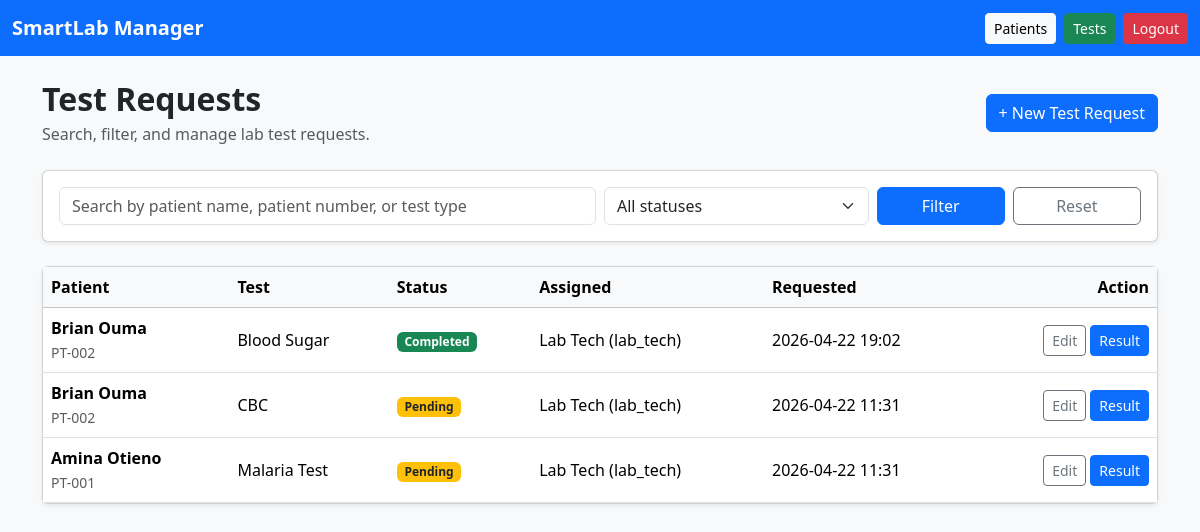
The page /tests/ (signed in) on the database as committed earlier.
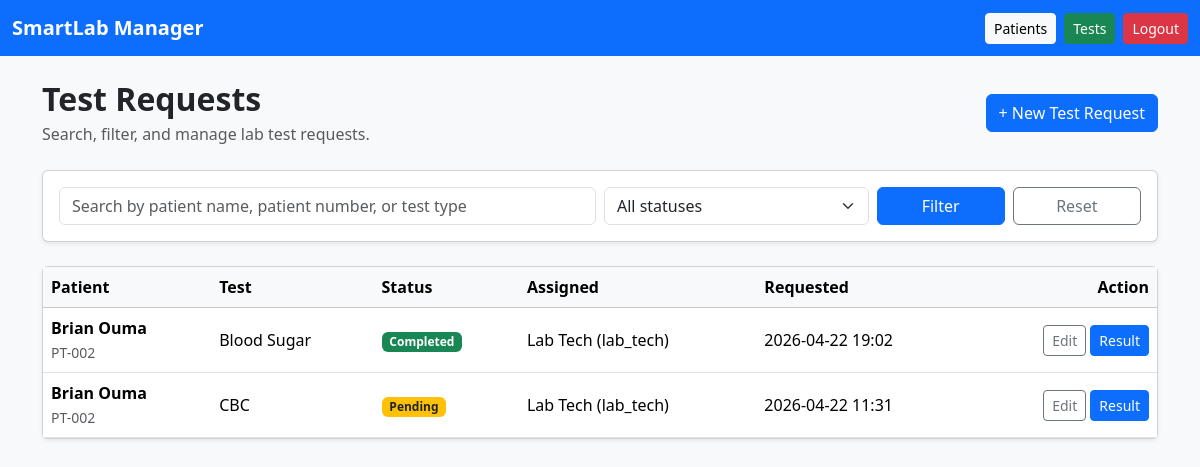
The same page on the database as committed later.
### apps/tests/models.py (models this page shows, shortened)
class TestRequest(models.Model):
    STATUS_CHOICES = (
        ('pending', 'Pending'),
        ('in_progress', 'In Progress'),
        ('completed', 'Completed'),
    )
    patient = models.ForeignKey(Patient, on_delete=models.CASCADE, related_name='test_requests')
    test_type = models.ForeignKey(TestType, on_delete=models.CASCADE)
    requested_by = models.ForeignKey(settings.AUTH_USER_MODEL, on_delete=models.SET_NULL, null=True, related_name='requested_tests')
    assigned_to = models.ForeignKey(settings.AUTH_USER_MODEL, on_delete=models.SET_NULL, null=True, blank=True, related_name='assigned_tests')
    status = models.CharField(max_length=20, choices=STATUS_CHOICES, default='pending')
    requested_at = models.DateTimeField(auto_now_add=True)
    completed_at = models.DateTimeField(blank=True, null=True)
    class Meta:
        ordering = ['-requested_at']

class TestType(models.Model):
    name = models.CharField(max_length=100)
    description = models.TextField(blank=True, null=True)
    normal_range = models.CharField(max_length=100, blank=True, null=True)
    price = models.DecimalField(max_digits=10, decimal_places=2, default=0.00)
    class Meta:
        ordering = ['name']

### apps/patients/models.py (models this page shows, shortened)
class Patient(models.Model):
    full_name = models.CharField(max_length=150)
    patient_number = models.CharField(max_length=50, unique=True)
    gender = models.CharField(max_length=10)
    date_of_birth = models.DateField()
    phone = models.CharField(max_length=20, blank=True, null=True)
    address = models.TextField(blank=True, null=True)
    created_at = models.DateTimeField(auto_now_add=True)
    class Meta:
        ordering = ['-created_at']

### apps/accounts/models.py (models this page shows)
class User(AbstractUser):
    ROLE_CHOICES = (
        ('admin', 'Admin'),
        ('lab_tech', 'Lab Technician'),
        ('receptionist', 'Receptionist'),
    )
    role = models.CharField(max_length=20, choices=ROLE_CHOICES, default='receptionist')
    phone = models.CharField(max_length=20, blank=True, null=True)
    def __str__(self):
        return f"{self.get_full_name() or self.username} ({self.role})"

### apps/tests/views.py (the view)
# urls.py: path('', views.test_request_list, name='list'),
@login_required
def test_request_list(request):
    query = request.GET.get('q', '')
    status = request.GET.get('status', '')
    test_requests = TestRequest.objects.select_related('patient', 'test_type', 'assigned_to').all()
    if query:
        test_requests = test_requests.filter(Q(patient__full_name__icontains=query) | Q(patient__patient_number__icontains=query) | Q(test_type__name__icontains=query))
    if status:
        test_requests = test_requests.filter(status=status)
    paginator = Paginator(test_requests, 10)
    page_obj = paginator.get_page(request.GET.get('page'))
    return render(request, 'tests/test_request_list.html', {'page_obj': page_obj, 'query': query, 'status': status})

### templates/tests/test_request_list.html (shortened to what this page needs)
{% extends 'base.html' %}
{% block content %}
<div class="d-flex flex-column flex-md-row justify-content-between align-items-md-center mb-4 gap-3">
    <div>
        <h2 class="fw-bold mb-1">Test Requests</h2>
        <p class="text-muted mb-0">Search, filter, and manage lab test requests.</p>
    </div>
    <a class="btn btn-primary" href="{% url 'tests:create' %}">
        + New Test Request
    </a>
</div>
<form class="card card-body shadow-sm mb-4" method="get">
    <div class="row g-2">
        <div class="col-md-6">
            <input type="text" name="q" value="{{ query }}" class="form-control"
                   placeholder="Search by patient name, patient number, or test type">
        </div>
        <div class="col-md-3">
            <select name="status" class="form-select">
                <option value="">All statuses</option>
            </select>
        </div>
        <div class="col-md-3 d-flex gap-2">
            <button class="btn btn-primary w-100" type="submit">Filter</button>
            <a href="{% url 'tests:list' %}" class="btn btn-outline-secondary w-100">Reset</a>
        </div>
    </div>
</form>
<div class="card shadow-sm">
    <div class="table-responsive">
        <table class="table table-hover align-middle mb-0">
            <thead class="table-light">
                <tr>
                    <th>Patient</th>
                    <th>Test</th>
                    <th>Status</th>
                    <th>Assigned</th>
                    <th>Requested</th>
                    <th class="text-end">Action</th>
                </tr>
            </thead>
            <tbody>
                {% for item in page_obj %}
                <tr>
                    <td>
                        <div class="fw-semibold">{{ item.patient.full_name }}</div>
                        <small class="text-muted">{{ item.patient.patient_number }}</small>
                    </td>
                    <td>{{ item.test_type.name }}</td>
                    <td>
                        {% if item.status == 'completed' %}
                            <span class="badge bg-success">Completed</span>
                        {% elif item.status == 'in_progress' %}
                            <span class="badge bg-info text-dark">In Progress</span>
                        {% else %}
                            <span class="badge bg-warning text-dark">Pending</span>
                        {% endif %}
                    </td>
                    <td>{{ item.assigned_to|default:'-' }}</td>
                    <td>{{ item.requested_at|date:'Y-m-d H:i' }}</td>
                    <td class="text-end">
                        <a class="btn btn-sm btn-outline-secondary" href="{% url 'tests:update' item.pk %}">Edit</a>
                        <a class="btn btn-sm btn-primary" href="{% url 'results:create' item.pk %}">Result</a>
                    </td>
                </tr>
                {% empty %}
                <tr>
                    <td colspan="6" class="text-center text-muted py-4">
                        No test requests found.
                    </td>
                </tr>
                {% endfor %}
            </tbody>
        </table>
    </div>
</div>
{% endblock %}

Rows that differ between the two databases and show on the page:
removed TestRequest: patient.full_name "Amina Otieno", patient.patient_number "PT-001", test_type.name "Malaria Test", status "Pending", assigned_to "Lab Tech (lab_tech)", requested_at "2026-04-22 11:31"
